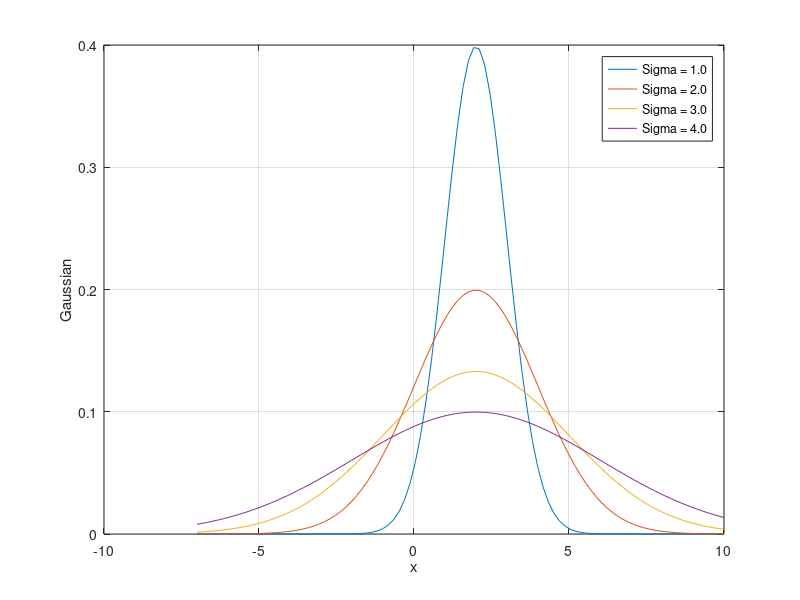

This figure's MATLAB source:
%% Gaussian Demo
% Shows the Gaussian PDF for different standard deviations.
% Gaussian white noise is used to model noise in a wide variety of
% problems.

%% Initialize
mu            = 2;           % Mean
sigma         = [1 2 3 4]; % Standard deviation
n             = length(sigma);
x             = linspace(-7,10);

%% Simulation
xPlot = zeros(n,length(x));
s     = cell(1,n);

for k = 1:length(sigma)
  s{k}       = sprintf('Sigma = %3.1f',sigma(k));
  f          = -(x-mu).^2/(2*sigma(k)^2);
  xPlot(k,:) = exp(f)/sqrt(2*pi*sigma(k)^2);
end

%% Plot the results
h = figure('Name','Gaussian');
plot(x,xPlot)
grid
xlabel('x');
ylabel('Gaussian');
grid on
legend(s)
